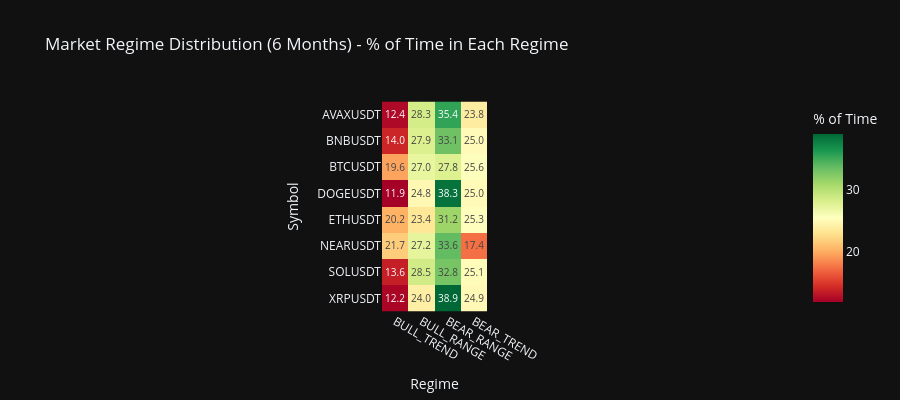

Here is the notebook cell this chart was saved with:
### Markdown cell above
## 2. Market Regime Analysis
Before running strategies, understand WHAT market we're testing in. This is the #1 factor the old notebooks missed.

### Code cell
# Aggregate regime distribution across all pairs
regime_data = []
for sym, df in datasets.items():
    summary = get_regime_summary(df)
    for regime, stats in summary.items():
        regime_data.append({'Symbol': sym, 'Regime': regime, 'Percentage': stats['pct']})

df_regime = pd.DataFrame(regime_data)

# Regime distribution heatmap
pivot = df_regime.pivot(index='Symbol', columns='Regime', values='Percentage')
pivot = pivot[[BULL_TREND, BULL_RANGE, BEAR_RANGE, BEAR_TREND]]

fig = px.imshow(
    pivot.values,
    labels=dict(x='Regime', y='Symbol', color='% of Time'),
    x=pivot.columns.tolist(),
    y=pivot.index.tolist(),
    color_continuous_scale='RdYlGn',
    text_auto='.1f',
    title='Market Regime Distribution (6 Months) - % of Time in Each Regime'
)
fig.update_layout(template='plotly_dark', height=400)
fig.show()

# Summary
avg_regimes = df_regime.groupby('Regime')['Percentage'].mean()
print('\nAverage regime distribution across all pairs:')
for regime in [BULL_TREND, BULL_RANGE, BEAR_RANGE, BEAR_TREND]:
    print(f'  {regime:15s}: {avg_regimes.get(regime, 0):.1f}%')

### Figure 1 — Plotly figure (JSON) as saved in the notebook; plotly's stock layout.template omitted (floating-point values rounded to 4 significant figures)
{"data": [{"coloraxis": "coloraxis", "hovertemplate": "Regime: %{x}<br>Symbol: %{y}<br>% of Time: %{z}<extra></extra>", "name": "0", "texttemplate": "%{z:.1f}", "type": "heatmap", "x": ["BULL_TREND", "BULL_RANGE", "BEAR_RANGE", "BEAR_TREND"], "xaxis": "x", "y": ["AVAXUSDT", "BNBUSDT", "BTCUSDT", "DOGEUSDT", "ETHUSDT", "NEARUSDT", "SOLUSDT", "XRPUSDT"], "yaxis": "y", "z": [[12.4, 28.3, 35.4, 23.8], [14.0, 27.9, 33.1, 25.0], [19.6, 27.0, 27.8, 25.6], [11.9, 24.8, 38.3, 25.0], [20.2, 23.4, 31.2, 25.3], [21.7, 27.2, 33.6, 17.4], [13.6, 28.5, 32.8, 25.1], [12.2, 24.0, 38.9, 24.9]]}], "layout": {"coloraxis": {"autocolorscale": false, "colorbar": {"title": {"text": "% of Time"}}, "colorscale": [[0, "rgb(165,0,38)"], [0.1, "rgb(215,48,39)"], [0.2, "rgb(244,109,67)"], [0.3, "rgb(253,174,97)"], [0.4, "rgb(254,224,139)"], [0.5, "rgb(255,255,191)"], [0.6, "rgb(217,239,139)"], [0.7, "rgb(166,217,106)"], [0.8, "rgb(102,189,99)"], [0.9, "rgb(26,152,80)"], [1, "rgb(0,104,55)"]]}, "height": 400, "title": {"text": "Market Regime Distribution (6 Months) - % of Time in Each Regime"}, "xaxis": {"anchor": "y", "constrain": "domain", "domain": [0, 1], "scaleanchor": "y", "title": {"text": "Regime"}}, "yaxis": {"anchor": "x", "autorange": "reversed", "constrain": "domain", "domain": [0, 1], "title": {"text": "Symbol"}}}}
